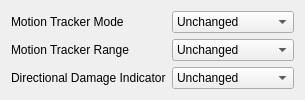
     <widget class="QWidget" name="PagePlayerTraitsTabSensors">
      <attribute name="title">
       <string>Sensors</string>
      </attribute>
      <layout class="QGridLayout" name="gridLayout_14">
       <item row="1" column="1">
        <widget class="QComboBox" name="fieldRadarRange">
         <item>
          <property name="text">
           <string>Unchanged</string>
          </property>
         </item>
         <item>
          <property name="text">
           <string>10 Meters</string>
          </property>
         </item>
         <item>
          <property name="text">
           <string>Unknown 2</string>
          </property>
         </item>
         <item>
          <property name="text">
           <string>25 Meters</string>
          </property>
         </item>
         <item>
          <property name="text">
           <string>Unknown 3</string>
          </property>
         </item>
         <item>
          <property name="text">
           <string>75 Meters</string>
          </property>
         </item>
         <item>
          <property name="text">
           <string>100 Meters</string>
          </property>
         </item>
        </widget>
       </item>
       <item row="0" column="1">
        <widget class="QComboBox" name="fieldRadarState">
         <item>
          <property name="text">
           <string>Unchanged</string>
          </property>
         </item>
         <item>
          <property name="text">
           <string>No Radar</string>
          </property>
         </item>
         <item>
          <property name="text">
           <string>Show Only Allies</string>
          </property>
         </item>
         <item>
          <property name="text">
           <string>Normal</string>
          </property>
         </item>
         <item>
          <property name="text">
           <string>Enhanced</string>
          </property>
         </item>
        </widget>
       </item>
       <item row="0" column="0">
        <widget class="QLabel" name="labelRadarState">
         <property name="text">
          <string>Motion Tracker Mode</string>
         </property>
         <property name="buddy">
          <cstring>fieldRadarState</cstring>
         </property>
        </widget>
       </item>
       <item row="2" column="0">
        <widget class="QLabel" name="labelDirectionalDamageIndicator">
         <property name="text">
          <string>Directional Damage Indicator</string>
         </property>
         <property name="buddy">
          <cstring>fieldDirectionalDamageIndicator</cstring>
         </property>
        </widget>
       </item>
       <item row="1" column="0">
        <widget class="QLabel" name="labelRadarRange">
         <property name="text">
          <string>Motion Tracker Range</string>
         </property>
         <property name="buddy">
          <cstring>fieldRadarRange</cstring>
         </property>
        </widget>
       </item>
       <item row="2" column="1">
        <widget class="QComboBox" name="fieldDirectionalDamageIndicator">
         <item>
          <property name="text">
           <string>Unchanged</string>
          </property>
         </item>
         <item>
          <property name="text">
           <string>Unknown 1</string>
          </property>
         </item>
         <item>
          <property name="text">
           <string>Unknown 2</string>
          </property>
         </item>
         <item>
          <property name="text">
           <string>Unknown 3</string>
          </property>
         </item>
        </widget>
       </item>
       <item row="3" column="0" colspan="2">
        <spacer name="verticalSpacer_13">
         <property name="orientation">
          <enum>Qt::Vertical</enum>
         </property>
         <property name="sizeHint" stdset="0">
          <size>
           <width>20</width>
           <height>0</height>
          </size>
         </property>
        </spacer>
       </item>
      </layout>
     </widget>
